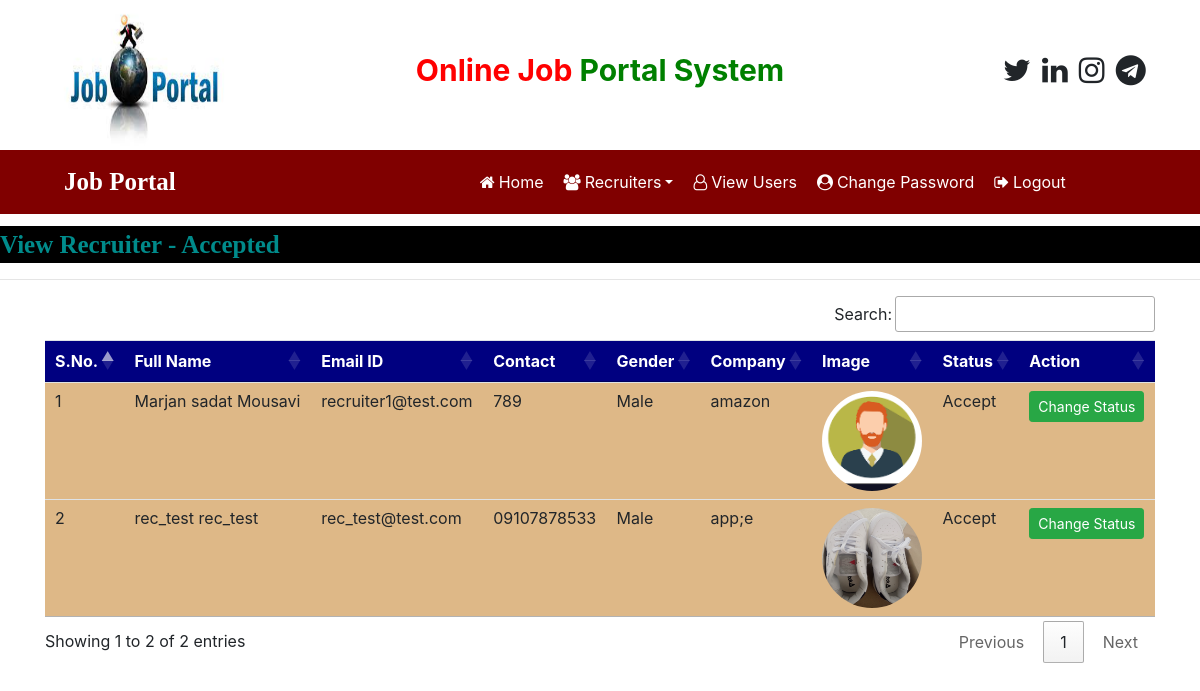
The page /recruiter_accepted (signed in) on the database its author committed.
### job/models.py (models this page shows, shortened)
class Recruiter(models.Model):
    user = models.ForeignKey(User, on_delete=models.CASCADE)
    mobile = models.CharField(max_length=15, null=True)
    image = models.FileField(null=True)
    gender = models.CharField(max_length=10, null=True)
    company = models.CharField(max_length=100, null=True)
    type = models.CharField(max_length=15, null=True)
    status = models.CharField(max_length=20, null=True)

### job/views.py (the view)
# urls.py: path('recruiter_accepted', recruiter_accepted, name='recruiter_accepted'),
def recruiter_accepted(request):
    if not request.user.is_authenticated:
        return redirect('job:admin_login')
    data = Recruiter.objects.filter(status='Accept')
    d = {'data':data}
    return render(request, 'job/recruiter_accepted.html',d)

### job/templates/job/recruiter_accepted.html
{% load static %}
{% block body %}
{% include 'job/admin_navigation.html' %}
<marquee behavior="" direction="" style="font-family: cursive; font-size: 25px; color: darkcyan;background-color: black; font-weight: bold; margin-top: 1%;">
    View Recruiter - Accepted
</marquee>
<hr>
<div class="container">
    <table id="example" class="table table-hover ">
        <thead>
            <tr style="background-color: #000080; color: white;">
                <th>S.No.</th>
                <th>Full Name</th>
                <th>Email ID</th>
                <th>Contact</th>
                <th>Gender</th>
                <th>Company</th>
                <th>Image</th>
                <th>Status</th>
                <th>Action</th>
            </tr>
        </thead>
        <tbody>
            {% for i in data %}
                <tr style="background-color: #DEB887;">
                    <td>{{forloop.counter}}</td>
                    <td>{{i.user.first_name}} {{i.user.last_name}}</td>
                    <td>{{i.user.username}}</td>
                    <td>{{i.mobile}}</td>
                    <td>{{i.gender}}</td>
                    <td>{{i.company}}</td>
                    <td><img src="{{i.image.url}}" alt="Nothing" style="width: 100px; height: 100px;border-radius: 50%;"></td>
                    <td>{{i.status}}</td>
                    <td><a href="{% url 'job:change_status' i.id%}" class="btn btn-success btn-sm" >Change Status</a></td>
                </tr>
            {% endfor %}
        </tbody>
    </table>
</div>
{% endblock body %}

### rows shown on the page
Recruiter: user.first_name "Marjan sadat", user.last_name "Mousavi", user.username "recruiter1@test.com", mobile "789", gender "Male", company "amazon", image (picture), status "Accept"
Recruiter: user.first_name "rec_test", user.last_name "rec_test", user.username "rec_test@test.com", mobile "09107878533", gender "Male", company "app;e", image (picture), status "Accept"
